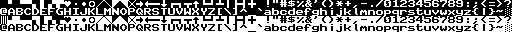
#> input picture assets/amscii_font_8x8.png, 512 x 32 px
$ python colorize_16x8_font.py ../assets/amscii_font_8x8.png   (Python 2 division)
#> lines starting #> are read from the running program, lines starting #| are printed output that depends on the picture; after the words box and inside, x2 and y2 are one past the last pixel; in counts of white or black regions, pixels touching at a corner belong together
#!/usr/bin/env python

import sys
from os.path import basename, splitext
from PIL import Image

PATTERN_HEIGHT = 8
PATTERN_WIDTHS = [4, 8, 12, 16]
MAX_COL_WIDTH  = max(PATTERN_WIDTHS)

BIT_SPREAD_PATTERNS = [
    (3, ( 0,  1,  2,  3,  4,  5,  6,  7,  8,  9, 10, 11, 12, 13, 14, 15)),  # white
    (1, (15,  0, 15,  1, 15,  2, 15,  3, 15,  4, 15,  5, 15,  6, 15,  7)),  # gray
    (2, ( 0,  1,  2, 15,  3,  4,  5, 15,  6,  7,  8, 15,  9, 10, 11, 15)),  # pink
    (1, ( 0,  1, 15, 15,  2,  3, 15, 15,  4,  5, 15, 15,  6,  7, 15, 15)),  # red
    (2, ( 0,  1, 15,  2,  3,  4, 15,  5,  6,  7, 15,  8,  9, 10, 11, 15)),  # yellow
    (1, ( 0, 15,  15, 1,  2, 15, 15,  3,  4, 15, 15,  5,  6, 15, 15,  7)),  # green
    (2, ( 0, 15,  1,  2,  3, 15,  4,  5,  6, 15,  7,  8,  9, 15, 10, 11)),  # aqua
    (2, (15,  0,  1,  2, 15,  3,  4,  5, 15,  6,  7,  8, 15,  9, 10, 11)),  # light blue
    (1, (15, 15,  0,  1, 15, 15,  2,  3, 15, 15,  4,  5, 15, 15,  6,  7)),  # blue
    (1, (15,  0,  1, 15, 15,  2,  3, 15, 15,  4,  5, 15, 15,  6,  7, 15)),  # purple
    (0, (15,  0, 15, 15, 15,  1, 15, 15, 15,  2, 15, 15, 15,  3, 15, 15)),  # dark red
    (0, ( 0, 15, 15, 15,  1, 15, 15, 15,  2, 15, 15, 15,  3, 15, 15, 15)),  # dark orange
    (0, (15, 15, 15,  0, 15, 15, 15,  1, 15, 15, 15,  2, 15, 15, 15,  3)),  # dark green
    (0, (15, 15,  0, 15, 15, 15,  1, 15, 15, 15,  2, 15, 15, 15,  3, 15)),  # dark blue
    (0, (15, 15, 15, 15, 15, 15, 15, 15, 15, 15, 15, 15, 15, 15, 15, 15)),
    (0, (15, 15, 15, 15, 15, 15, 15, 15, 15, 15, 15, 15, 15, 15, 15, 15)),
]


def extract_subimage(img, x, row, width):
    y = row*PATTERN_HEIGHT
    return img.crop((x, y, x+width, y+PATTERN_HEIGHT))

def spread_bits(img, spreadpattern):
    out = Image.new('L', (MAX_COL_WIDTH,PATTERN_HEIGHT))
    for x in xrange(0,MAX_COL_WIDTH):
        dstcol = spreadpattern[x]
        col = img.crop((dstcol,0,dstcol+1,PATTERN_HEIGHT))
        out.paste(col,(x,0,x+1,PATTERN_HEIGHT))
    return out


infile = sys.argv[1]
outfile = splitext(infile)[0]+'_color.png'
img = Image.open(infile)
#> img is the input picture: PIL image 512x32 RGBA; mean R, G, B, A 127.3, 127.3, 127.3, 255
if img.size[0] % MAX_COL_WIDTH != 0:
    raise Exception('image width must be a multiple of {}'.format(MAX_COL_WIDTH))
if img.size[1] != PATTERN_HEIGHT*len(PATTERN_WIDTHS):
    raise Exception('image height must be {}'.format(PATTERN_HEIGHT*len(PATTERN_WIDTHS)))

# slice up input image
chars = []
for px in xrange(0, img.size[0], MAX_COL_WIDTH):
    src_images = map(lambda (r,w): extract_subimage(img,px,r,MAX_COL_WIDTH), enumerate(PATTERN_WIDTHS))
    chars.append(src_images)
#> after the loop, chars = 32 items

# create output image
num_cols = len(chars)
#> num_cols = 32
num_rows = len(BIT_SPREAD_PATTERNS)
outimg = Image.new('L', (num_cols*MAX_COL_WIDTH, num_rows*PATTERN_HEIGHT), 0)
#> outimg: PIL image 512x128 L; every value is 0

for col, char in enumerate(chars):
    for row, spr in enumerate(BIT_SPREAD_PATTERNS):
        outx = col*MAX_COL_WIDTH
        outy = row*PATTERN_HEIGHT
        src_img = char[spr[0]]
        spread_img = spread_bits(src_img, spr[1])
        outimg.paste(spread_img, (outx, outy, outx+src_img.size[0], outy+src_img.size[1]))
#> this loop made 32 passes
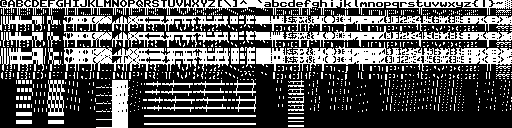
#> outimg: PIL image 512x128 L; 34.3% white; 1120 white regions (1065 under 20 px), largest, box (x1, y1, x2, y2) and area: (256, 42, 512, 71) 3314, (0, 0, 512, 15) 2831, (64, 48, 230, 71) 2142

outimg.save(outfile)
